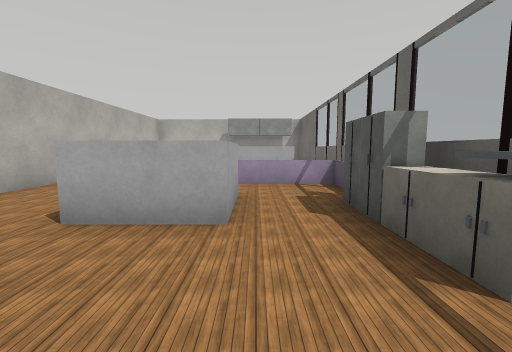
[1] (above)

12 first-person views from a walk through a Webots world. The camera is 0.9 m above the floor, tilts 6° down and sees 90° across. The floor is counted in squares, 1 m on a side. Each view is taken from the middle of a square. On the plan, view 1 faces up. The plan holds only what a view shows up to about 10 squares ahead; the rest is blank. Robots are left out. Simple shapes and patterns stand in for the simulator's stock objects. Door leaves are left out.

[2]
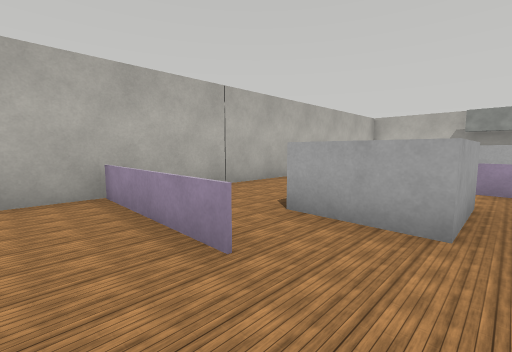

[3]
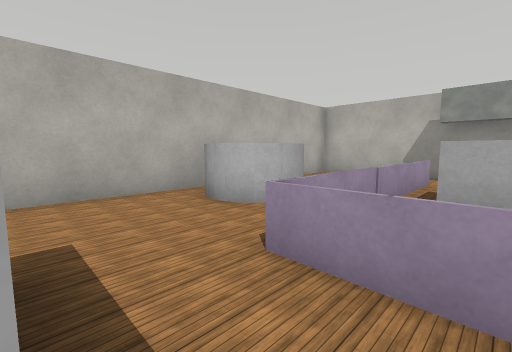

[4]
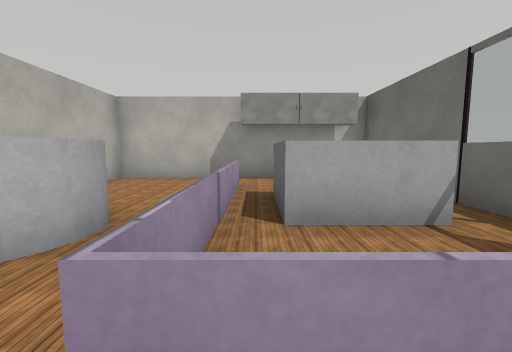

[5]
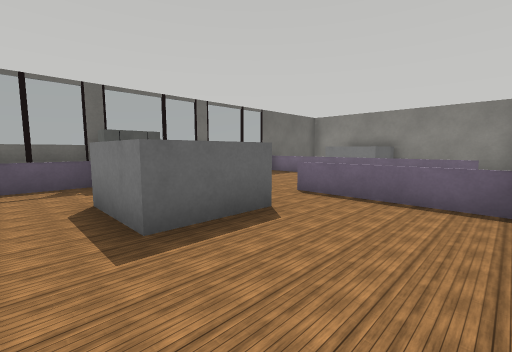

[6]
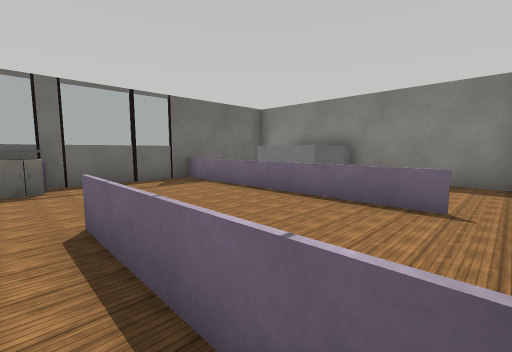

[7]
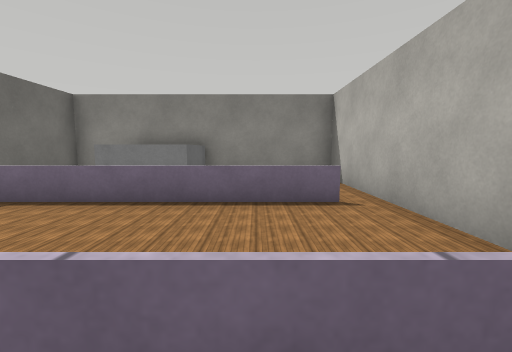

[8]
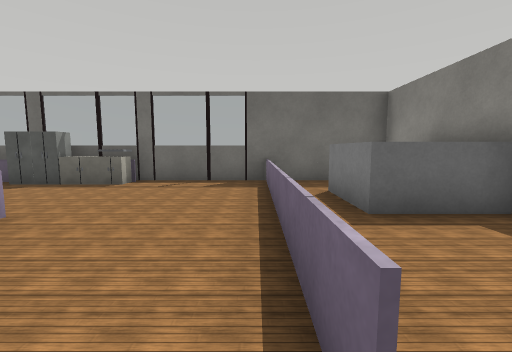

[9]
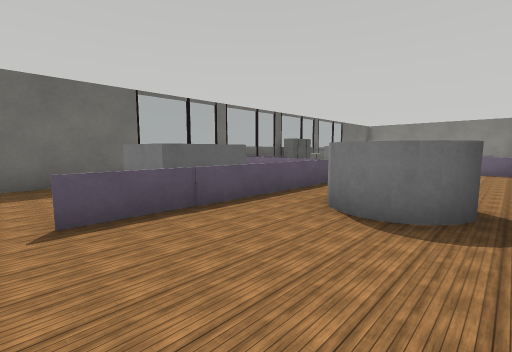

[10]
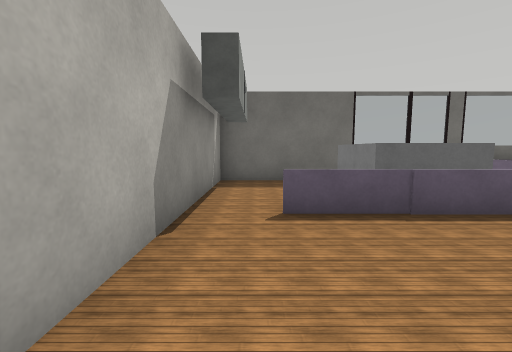

[11]
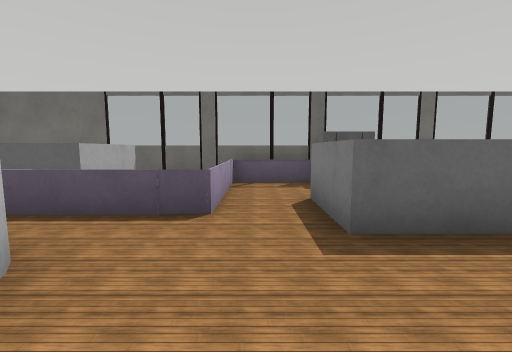

[12]
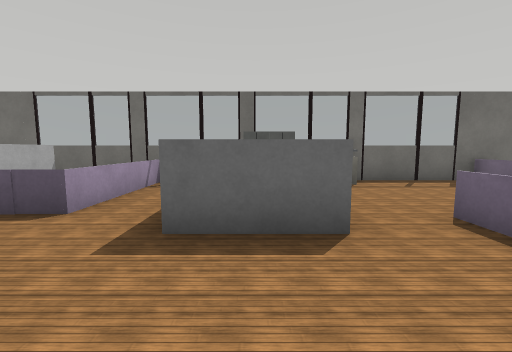

### Floor plan
Ten units are one square. View 1 is at (0, 0); x grows to the right and y downward. Boxes are objects, and circles mark ways between rooms. Rooms are numbered by the first view taken in them; rooms with no view inside come last. Other rooms are left out.
<svg viewBox="-58 -145 88 207">
<path fill="none" stroke="#000" d="M24 -44 24 -140 -53 -140 -53 25M24 20 24 -16M-15 -85 -15 -67 19 -67M20 -45 20 -66 -15 -66 -15 -86M-16 -13 -52 -13M-15 -115 -15 -126M-51 -14 -16 -14M-15 -125 -15 -114M-45 23 24 23M-53 25 -53 57 24 57 24 20"/>
<rect x="-45" y="-95" width="20" height="20" fill="#bbb"><title>grey cylinder</title></rect>
<rect x="-25" y="-55" width="20" height="30" fill="#bbb"><title>grey box</title></rect>
<rect x="-15" y="-115" width="30" height="30" fill="#bbb"><title>grey box</title></rect>
<rect x="-15" y="-135" width="30" height="10" fill="#bbb"><title>cabinet</title></rect>
<rect x="15" y="-25" width="10" height="10" fill="#bbb"><title>cabinet</title></rect>
<rect x="15" y="-35" width="10" height="10" fill="#bbb"><title>cabinet</title></rect>
<rect x="15" y="-45" width="10" height="10" fill="#bbb"><title>cabinet</title></rect>
<rect x="-15" y="35" width="20" height="20" fill="#bbb"><title>grey box</title></rect>
<circle cx="-50" cy="20" r="3" fill="#2a7"/>
<text x="-20" y="-60">1</text>
<text x="-20" y="40">2</text>
</svg>
Room 1 opens to room 2.

Where each view was taken, in squares from view 1:
view 1: 0 up, 0 right, facing up
view 2: 0 up, 0 right, facing up-left
view 3: 5 up, 0 right, facing up-left
view 4: 6 up, 1 left, facing up
view 5: 6 up, 5 left, facing down-right
view 6: 2 up, 5 left, facing down-right
view 7: 2 up, 3 left, facing down
view 8: 2 down, 5 left, facing right
view 9: 13 up, 5 left, facing down-right
view 10: 13 up, 5 left, facing right
view 11: 6 up, 5 left, facing right
view 12: 4 up, 5 left, facing right
